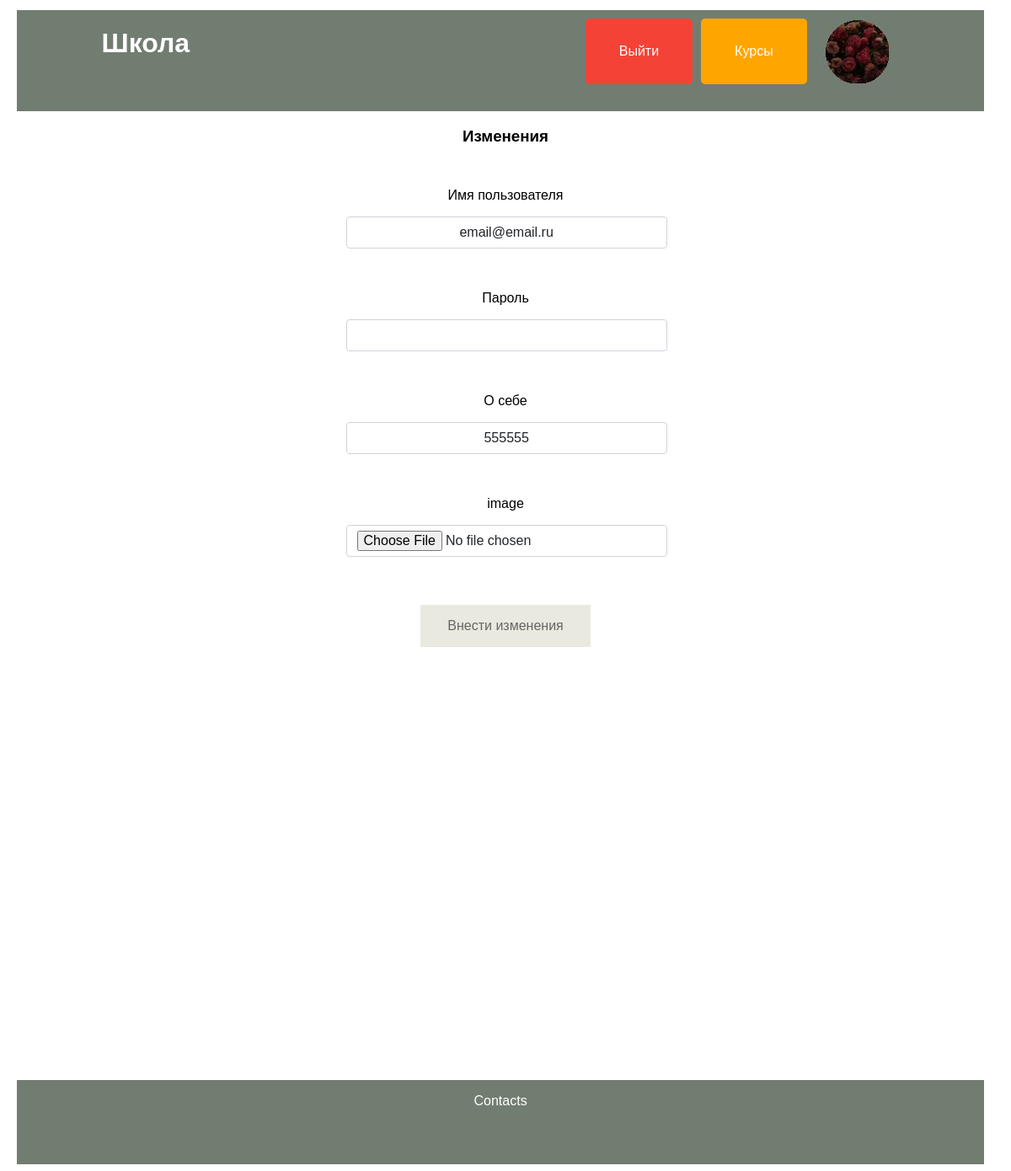
The app's page /home/personal-class/hhhh@gmail.com/change (signed in) with its own data.
### data/users.py (models this page shows, shortened)
class User(SqlAlchemyBase, UserMixin):
    __tablename__ = 'users'
    id = sqlalchemy.Column(sqlalchemy.Integer,
                           primary_key=True, autoincrement=True)
    name = sqlalchemy.Column(sqlalchemy.String, nullable=True)
    about = sqlalchemy.Column(sqlalchemy.String, nullable=True)
    email = sqlalchemy.Column(sqlalchemy.String,
                              index=True, unique=True, nullable=True)
    hashed_password = sqlalchemy.Column(sqlalchemy.String, nullable=True)
    created_date = sqlalchemy.Column(sqlalchemy.DateTime,
                                     default=datetime.datetime.now)
    photo = sqlalchemy.Column(sqlalchemy.String, default='default.jpg')
    user_course = orm.relationship("UserCourse", back_populates='user')

### main.py (the view, shortened to what this page needs)
@app.route('/home/personal-class/<email>/change', methods=['GET', 'POST'])
def change(email):
    new_email = ''
    for el in email:
        if el != '<' and el != '>':
            new_email += el
    form = ChangeForm()
    db_sess = db_session.create_session()
    user = db_sess.query(User).filter(User.email == new_email).first()
    print(user.name)
    return render_template('change.html', form=form, user=user)

### forms/change.py
class ChangeForm(FlaskForm):
    name = StringField('Имя пользователя', validators=[DataRequired()])
    about = StringField('О себе', validators=[DataRequired()])
    password = PasswordField('Пароль', validators=[DataRequired()])
    remember_me = BooleanField('Запомнить меня')
    submit = SubmitField('Внести изменения')
    image = FileField('image')

### data/db_session.py (called while the page is built)
def create_session() -> Session:
    global __factory
    return __factory()

### main.py (called while the page is built)
@login_manager.user_loader
def load_user(user_id):
    db_sess = db_session.create_session()
    return db_sess.query(User).get(user_id)

### templates/change.html (shortened to what this page needs)
{% extends "base.html" %}
{% block content %}
<link rel="stylesheet" href="../../static/styles.css">
    <h3 class="heads">Изменения</h3>
    <form action="" method="post" enctype="multipart/form-data">
        <p>
        <p class="heads">{{ form.name.label }}</p><br>
            {{ form.name(class="form-control", value=user.name ) }}<br>
        </p>
        <p>
        <p class="heads">{{ form.password.label }}</p><br>
            {{ form.password(class="form-control", type="password") }}<br>
        </p>
        <p>
        <p class="heads">{{ form.about.label }}</p><br>
            {{ form.about(class="form-control", value=user.about) }}<br>
        </p>
        <p>
        <p class="heads">{{ form.image.label }}</p><br>
            {{ form.image(class="form-control") }}<br>
        </p>
        <h3 class="heads">{{ form.submit(type="submit", class="button1") }}</h3>
    </form>
{% endblock %}

### templates/base.html (shortened to what this page needs)
<!DOCTYPE html>
<html lang="en">
<head>
        <link rel="stylesheet" href="../../../static/styles.css">
</head>
<body>
    <div class="head">
        <a href="/" class="name"><h1 class="name">Школа</h1></a>
        {% if current_user.is_authenticated %}
            <a href="/logout"><button class="logout-button">Выйти</button></a>
            <a href="/home"><button class="courses-button">Курсы</button></a>
            <a href="/home/personal-class/<{{ current_user.email }}>"><img class="avatar" src="../../../static/avatars/{{ current_user.photo }}" alt="no"></a>
    {% else %}
            <a href="/login"><button class="login-button">Войти</button></a>
            <a href="/login/registration"><button class="register-button">Зарегистрироваться</button></a>
            <a href="/home"><button class="courses-button">Курсы</button></a>
    {% endif %}
        </div>
</body>
<main role="main" class="container">
    {% block content %}{% endblock %}
</main>
<footer>
    <div class="footer">
            <p>
                Contacts
            </p>
    </div>
</footer>
</html>

### static/styles.css (style rules this page uses)
a { color: inherit; }
.head { display: flex; flex-direction: row; flex-wrap: wrap; justify-content: center; margin-left: 1%; margin-right: 1%; margin-top: 1%; background-color: rgb(114,125,113); font-family: Verdana, Helvetica, Arial, sans-serif; width: 97%; height: 120px; padding-buttom: 1%; color: #FFFFFF; }
.head img { width: 100px; height: 100px; }
.name { display: inline-block; width: 50%; margin-buttom: 100%; font-family: Verdana, Helvetica, Arial, sans-serif; }
.button1 { background-color: #DDDBCB; border: none; color: black; padding: 16px 32px; text-align: center; font-size: 16px; margin: 4px 2px; opacity: 0.6; transition: 0.3s; display: inline-block; text-decoration: none; cursor: pointer; font-family: Verdana, Helvetica, Arial, sans-serif; }
.footer { margin-left: 1%; margin-right: 1%; margin-top: 40%; text-align: center; display: inline-block; background-color: rgb(114,125,113); color: #FFFFFF; font-family: Verdana, Helvetica, Arial, sans-serif; width: 97%; height: 100px; }
.heads { display: inline-block; width: 100%; font-family: Verdana, Helvetica, Arial, sans-serif; text-align: center; }
.form-control { display: block; text-align: center; width: 30%; padding: 0.375rem 0.75rem; font-size: 1rem; font-weight: 400; line-height: 1.5; color: #212529; background-color: #fff; background-clip: padding-box; border: 1px solid #ced4da; -webkit-appearance: none; -moz-appearance: none; appearance: none; border-radius: 0.25rem; transition: border-color .15s ease-in-out, box-shadow .15s ease-in-out; margin-left: 34%; }
.login-button, .register-button, .logout-button, .courses-button { padding: 30px 40px; font-size: 16px; cursor: pointer; border: none; border-radius: 5px; margin-right: 10px; margin-top: 10px; }
.logout-button { background-color: #f44336; color: white; }
.courses-button { background-color: #FFA500; color: white; }

### records on screen
User: photo (picture)
User: name "email@email.ru", about "555555"
